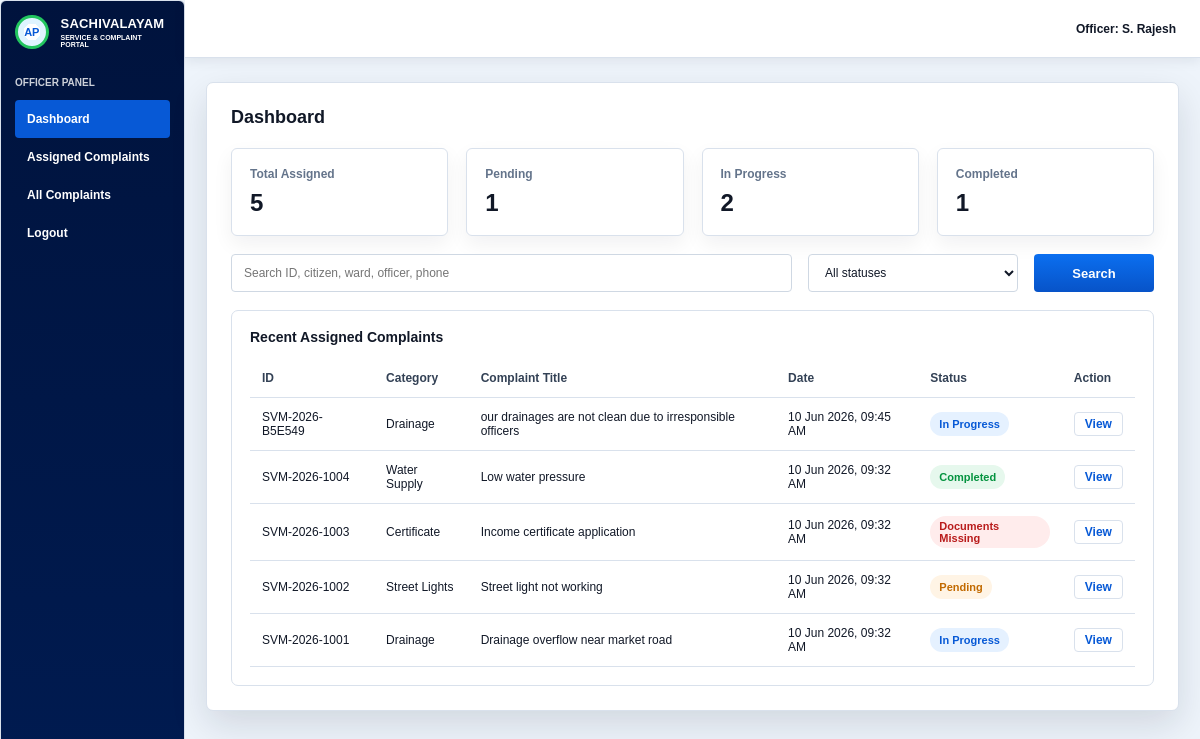
/dashboard (signed in), run on the app's committed database.
### tables this page shows
CREATE TABLE requests (
                id INTEGER PRIMARY KEY AUTOINCREMENT,
                tracking_id TEXT UNIQUE NOT NULL,
                citizen_name TEXT NOT NULL,
                phone TEXT NOT NULL,
                ward TEXT NOT NULL,
                category TEXT NOT NULL,
                title TEXT NOT NULL,
                description TEXT NOT NULL,
                documents TEXT NOT NULL,
                status TEXT NOT NULL,
                officer TEXT NOT NULL,
                created_at TEXT NOT NULL,
                updated_at TEXT NOT NULL
            );

### app.py (the view, shortened to what this page needs)
@app.route("/dashboard")
@officer_required
def dashboard():
    query = request.args.get("q", "").strip()
    status = request.args.get("status", "").strip()
    sql = "SELECT * FROM requests WHERE 1 = 1"
    params = []
    if status:
        sql += " AND status = ?"
        params.append(status)
    sql += " ORDER BY id DESC"
    with get_db() as conn:
        records = conn.execute(sql, params).fetchall()
        counts = conn.execute(
            """
            SELECT
                COUNT(*) AS total,
                SUM(CASE WHEN status = 'Pending' THEN 1 ELSE 0 END) AS pending,
                SUM(CASE WHEN status = 'Documents Missing' THEN 1 ELSE 0 END) AS missing,
                SUM(CASE WHEN status = 'In Progress' THEN 1 ELSE 0 END) AS in_progress,
                SUM(CASE WHEN status = 'Completed' THEN 1 ELSE 0 END) AS completed
            FROM requests
            """
        ).fetchone()
    return render_template(
        "dashboard.html",
        records=records,
        counts=counts,
        query=query,
        status=status,
        statuses=["Pending", "Documents Missing", "In Progress", "Completed"],
    )

### app.py (called while the page is built, shortened)
def get_db():
    conn = sqlite3.connect(DATABASE)
    conn.row_factory = sqlite3.Row
    return conn

def init_db():
    with get_db() as conn:
        conn.execute(
            """
            CREATE TABLE IF NOT EXISTS requests (
                id INTEGER PRIMARY KEY AUTOINCREMENT,
                tracking_id TEXT UNIQUE NOT NULL,
                citizen_name TEXT NOT NULL,
                phone TEXT NOT NULL,
                ward TEXT NOT NULL,
                category TEXT NOT NULL,
                title TEXT NOT NULL,
                description TEXT NOT NULL,
                documents TEXT NOT NULL,
                status TEXT NOT NULL,
                officer TEXT NOT NULL,
                created_at TEXT NOT NULL,
                updated_at TEXT NOT NULL
            )
            """
        )
        count = conn.execute("SELECT COUNT(*) FROM requests").fetchone()[0]

@app.before_request
def prepare_database():
    init_db()

def officer_required(view):
    @wraps(view)
    def wrapped_view(*args, **kwargs):
        if not session.get("officer_logged_in"):
            flash("Officer login is required to access that page.", "error")
            return redirect(url_for("officer_login", next=request.path))
        return view(*args, **kwargs)
    return wrapped_view

### templates/dashboard.html (shortened to what this page needs)
{% extends "base.html" %}
{% block shell %}
<div class="panel-layout officer">
  <aside class="side-nav">
    <div class="side-brand">
      <span class="brand-mark">AP</span>
      <span><strong>SACHIVALAYAM</strong><small>SERVICE & COMPLAINT PORTAL</small></span>
    </div>
    <p>OFFICER PANEL</p>
    <a class="active" href="{{ url_for('dashboard') }}">Dashboard</a>
    <a href="{{ url_for('dashboard', status='Pending') }}">Assigned Complaints</a>
    <a href="{{ url_for('dashboard') }}">All Complaints</a>
    <a href="{{ url_for('logout') }}">Logout</a>
  </aside>
  <section class="panel-content">
    <div class="panel-topbar"><strong>Officer: S. Rajesh</strong></div>
    <section class="dashboard-content">
      <h1>Dashboard</h1>
      <section class="metrics">
        <div><span>Total Assigned</span><strong>{{ counts.total or 0 }}</strong></div>
        <div><span>Pending</span><strong>{{ counts.pending or 0 }}</strong></div>
        <div><span>In Progress</span><strong>{{ counts.in_progress or 0 }}</strong></div>
        <div><span>Completed</span><strong>{{ counts.completed or 0 }}</strong></div>
      </section>
      <section class="table-tools">
        <form method="get" class="search-row">
          <input name="q" value="{{ query }}" placeholder="Search ID, citizen, ward, officer, phone">
          <select name="status">
            <option value="">All statuses</option>
          </select>
          <button class="btn primary" type="submit">Search</button>
        </form>
      </section>
      <section class="data-table" aria-label="Requests table">
        <h2>Recent Assigned Complaints</h2>
        <table>
          <thead>
            <tr>
              <th>ID</th>
              <th>Category</th>
              <th>Complaint Title</th>
              <th>Date</th>
              <th>Status</th>
              <th>Action</th>
            </tr>
          </thead>
          <tbody>
            {% for record in records %}
            <tr>
              <td>{{ record.tracking_id }}</td>
              <td>{{ record.category|replace('_', ' ')|title }}</td>
              <td>{{ record.title }}</td>
              <td>{{ record.created_at }}</td>
              <td><span class="status-pill {{ record.status|lower|replace(' ', '-') }}">{{ record.status }}</span></td>
              <td><a class="table-link" href="{{ url_for('request_detail', tracking_id=record.tracking_id) }}">View</a></td>
            </tr>
            {% else %}
            <tr><td colspan="6" class="empty">No requests found.</td></tr>
            {% endfor %}
          </tbody>
        </table>
      </section>
    </section>
  </section>
</div>
{% endblock %}

### templates/base.html (shortened to what this page needs)
<!doctype html>
<html lang="en">
<head>
  <link rel="stylesheet" href="{{ url_for('static', filename='styles.css') }}">
</head>
<body>
  {% block shell %}{% endblock %}
</body>
</html>

### static/styles.css (style rules this page uses)
:root { --navy: #00133d; --navy-2: #00245c; --blue: #0759d6; --blue-2: #0b6ff0; --green: #04933f; --orange: #ff9d20; --purple: #9747aa; --ink: #111827; --muted: #64748b; --line: #d9e1ec; --bg: #f4f8fd; --white: #ffffff; --shadow: 0 14px 36px rgba(15, 23, 42, 0.13); }
* { box-sizing: border-box; }
body { margin: 0; background: var(--bg); color: var(--ink); font-family: Arial, Helvetica, sans-serif; font-size: 14px; }
a { color: inherit; text-decoration: none; }
.brand, .auth-brand, .side-brand { display: flex; align-items: center; gap: 12px; }
.brand-mark { width: 38px; height: 38px; display: grid; place-items: center; border: 3px solid #22c55e; border-radius: 50%; background: radial-gradient(circle, #ffffff 0 42%, #dff4ff 43% 100%); color: var(--blue); font-size: 11px; font-weight: 900; }
.brand strong, .auth-brand strong, .side-brand strong { display: block; font-size: 18px; line-height: 1; letter-spacing: .2px; }
.brand small, .auth-brand small, .side-brand small { display: block; margin-top: 4px; font-size: 10px; font-weight: 800; }
.btn { min-height: 38px; padding: 10px 20px; display: inline-flex; align-items: center; justify-content: center; border: 0; border-radius: 4px; cursor: pointer; font: inherit; font-size: 13px; font-weight: 900; }
.btn.primary { background: linear-gradient(#0b6ff0, #0753c8); color: #fff; }
.panel-layout { min-height: 100vh; display: grid; grid-template-columns: 185px 1fr; background: #eef4fb; }
.side-nav { padding: 14px; background: linear-gradient(180deg, #00133d, #001b51); color: #fff; }
.side-brand { margin-bottom: 28px; }
.side-brand .brand-mark { width: 34px; height: 34px; }
.side-brand strong { font-size: 13px; }
.side-brand small { font-size: 7px; }
.side-nav p { margin: 0 0 12px 0; font-size: 10px; font-weight: 900; opacity: .8; }
.side-nav a { display: block; padding: 12px 12px; border-radius: 4px; color: #fff; font-size: 12px; font-weight: 800; }
.side-nav a.active, .side-nav a:hover { background: var(--blue); }
.panel-content { min-width: 0; }
.panel-topbar { height: 58px; padding: 0 24px; display: flex; justify-content: space-between; align-items: center; background: #fff; border-bottom: 1px solid var(--line); box-shadow: 0 3px 12px rgba(15, 23, 42, .08); font-size: 12px; }
.form-shell, .dashboard-content, .track-box, .record-view, .simple-page { width: min(980px, calc(100% - 42px)); margin: 24px auto; padding: 24px; background: #fff; border: 1px solid var(--line); border-radius: 7px; box-shadow: var(--shadow); }
.form-shell h1, .dashboard-content h1 { margin: 0 0 20px; font-size: 18px; }
input, select, textarea { width: 100%; min-height: 38px; padding: 10px 12px; border: 1px solid #cfd8e3; border-radius: 4px; color: var(--ink); background: #fff; font: inherit; font-size: 12px; }
.search-row { display: grid; grid-template-columns: 1fr 180px; gap: 16px; }
.metrics { display: grid; grid-template-columns: repeat(4, 1fr); gap: 18px; margin-bottom: 18px; }
.metrics div { padding: 18px; background: #fff; border: 1px solid var(--line); border-radius: 6px; box-shadow: 0 8px 20px rgba(15, 23, 42, .06); }
.metrics span { display: block; color: var(--muted); font-size: 12px; font-weight: 800; }
.metrics strong { display: block; margin-top: 8px; font-size: 24px; }
.table-tools { margin-bottom: 18px; }
.table-tools .search-row { grid-template-columns: 1fr 210px 120px; }
.data-table { overflow-x: auto; padding: 18px; background: #fff; border: 1px solid var(--line); border-radius: 7px; }
.data-table h2 { margin: 0 0 14px; font-size: 14px; }
table { width: 100%; border-collapse: collapse; }
th, td { padding: 12px; border-bottom: 1px solid var(--line); text-align: left; font-size: 12px; }
th { color: #334155; font-weight: 900; }
.table-link { display: inline-block; padding: 4px 10px; border: 1px solid var(--line); border-radius: 4px; color: var(--blue); font-weight: 900; }
.status-pill { display: inline-flex; min-height: 24px; align-items: center; padding: 4px 9px; border-radius: 999px; font-size: 11px; font-weight: 900; }
.status-pill.pending { background: #fff4e5; color: #c26a00; }
.status-pill.documents-missing { background: #ffecec; color: #b91c1c; }
.status-pill.in-progress { background: #e5f1ff; color: var(--blue); }
.status-pill.completed { background: #e6f8ed; color: var(--green); }
aside { padding: 16px; border: 1px solid var(--line); border-radius: 6px; }

### data on the page
requests: tracking_id "SVM-2026-B5E549", category "Drainage", title "our drainages are not clean due to irresponsible officers", created_at "10 Jun 2026, 09:45 AM", status "In Progress"
requests: tracking_id "SVM-2026-1004", category "Water Supply", title "Low water pressure", created_at "10 Jun 2026, 09:32 AM", status "Completed"
requests: tracking_id "SVM-2026-1003", category "Certificate", title "Income certificate application", created_at "10 Jun 2026, 09:32 AM", status "Documents Missing"
requests: tracking_id "SVM-2026-1002", category "Street Lights", title "Street light not working", created_at "10 Jun 2026, 09:32 AM", status "Pending"
requests: tracking_id "SVM-2026-1001", category "Drainage", title "Drainage overflow near market road", created_at "10 Jun 2026, 09:32 AM", status "In Progress"

### other printed values
{{ counts.total or 0 }} "5"
{{ counts.pending or 0 }} "1"
{{ counts.in_progress or 0 }} "2"
{{ counts.completed or 0 }} "1"
